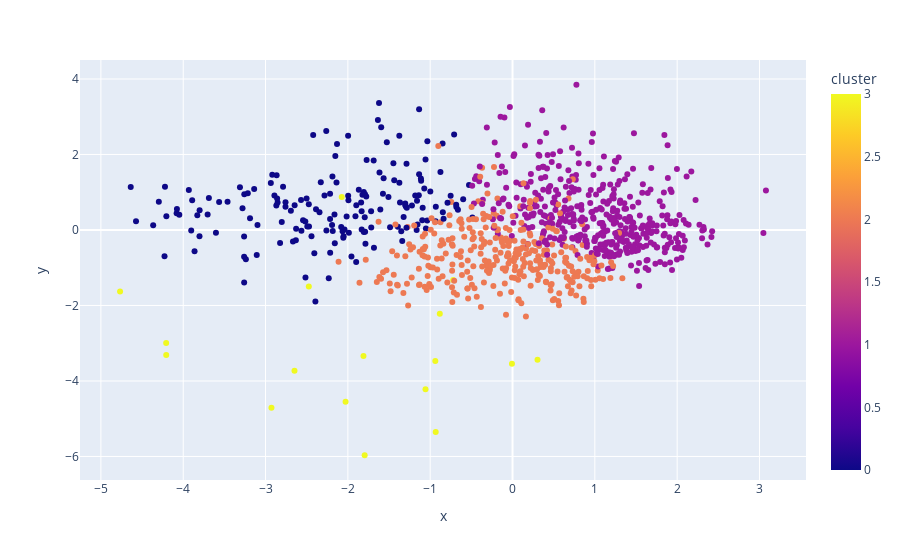

Notebook code cell kept with this figure:
### Code cell
# Visualizing the Clusters with PCA

from sklearn.decomposition import PCA

pca_pipeline = Pipeline([('scaler', StandardScaler()), ('PCA', PCA(n_components=2))])
song_embedding = pca_pipeline.fit_transform(X)
projection = pd.DataFrame(columns=['x', 'y'], data=song_embedding)
projection['title'] = data['track_name']
projection['cluster'] = data['cluster_label']

fig = px.scatter(
    projection, x='x', y='y', color='cluster', hover_data=['x', 'y', 'title'])
fig.show()

### Figure 1 — Plotly figure (JSON) as saved in the notebook; plotly's stock layout.template omitted (floating-point values rounded to 4 significant figures; data arrays with more than 128 entries replaced by an {"elided": "..."} marker saying what was removed)
{"data": [{"customdata": {"elided": "952x1 str values"}, "hovertemplate": "x=%{x}<br>y=%{y}<br>title=%{customdata[0]}<br>cluster=%{marker.color}<extra></extra>", "legendgroup": "", "marker": {"color": {"elided": "952 int values"}, "coloraxis": "coloraxis", "symbol": "circle"}, "mode": "markers", "name": "", "orientation": "v", "showlegend": false, "type": "scatter", "x": {"elided": "952 float values"}, "xaxis": "x", "y": {"elided": "952 float values"}, "yaxis": "y"}], "layout": {"coloraxis": {"colorbar": {"title": {"text": "cluster"}}, "colorscale": [[0, "#0d0887"], [0.1111, "#46039f"], [0.2222, "#7201a8"], [0.3333, "#9c179e"], [0.4444, "#bd3786"], [0.5556, "#d8576b"], [0.6667, "#ed7953"], [0.7778, "#fb9f3a"], [0.8889, "#fdca26"], [1, "#f0f921"]]}, "legend": {"tracegroupgap": 0}, "margin": {"t": 60}, "xaxis": {"anchor": "y", "domain": [0, 1], "title": {"text": "x"}}, "yaxis": {"anchor": "x", "domain": [0, 1], "title": {"text": "y"}}}}
